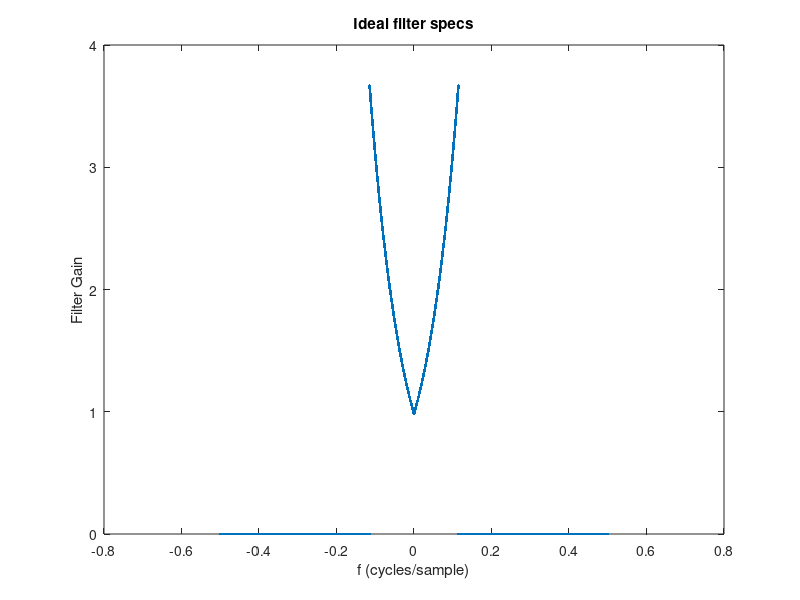
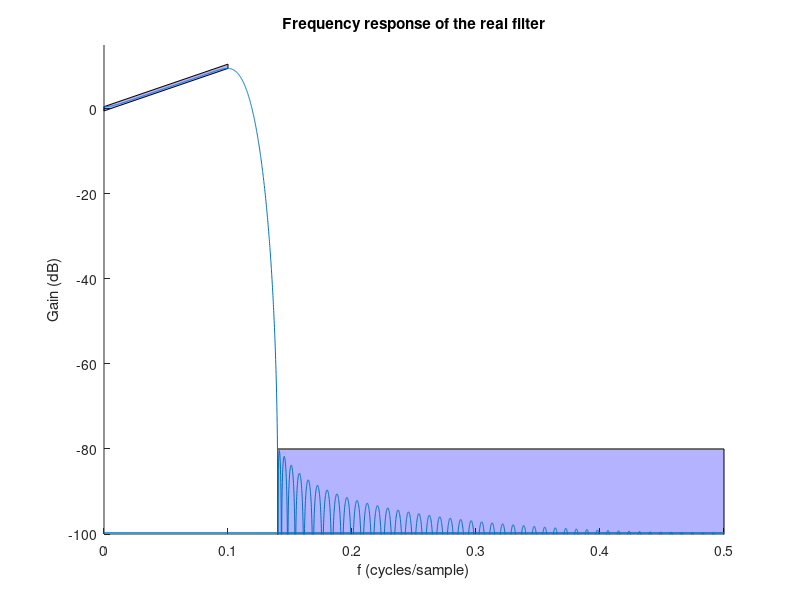

MATLAB code for these plots, in order:
% Author: Luis Badesa

%%
clear all
close all
clc

%% NOTES
% Delay of the filter: (M-1)/2 samples
% (where M is the NUMBER OF COEFFICIENTS, not the order of the filter)

% - For a high-pass filter, NEVER choose symmetric h(n) AND M even, 
%   because the gain at f=0.5 is always going to be 0.
%   (symmetric h(n) means a real Hr(f))
% - For a low-pass filter, NEVER choose anti-symmetric h(n) AND 
%   M odd, because the DC gain is always going to be 0. I THINK THAT
%   FOR M EVEN, IT WOULDN'T WORK EITHER.
%   (anti-symmetric h(n) means a purely imaginary Hr(f))

% Window method is only better than an equirpple desing in these 2 
% cases:
% - Fancy shapes in the passband like lines, parabollas, etc. 
%   (not possible to achieve using equiripple)
% - Very high order filters: Remez algorithm might not converge.

%%
% Parameters to change:
% 1) Window function shape: this is how we modify the gain of the 
%    rejection and pass bands. It also makes the transition band
%    wider.
%    ONCE IT BARELY MEETS THE SPECS, DON'T MODIFY THE PARAMETER OF
%    THE WINDOW FUNCTION AGAIN.
%    We can also try "chebwin" instead of "kaiser", it is similar 
%    to use.
% 2) M: modifies the width of the transition band.
% 3) Characterictics of Hr(w)

% #coefficients of the FIR filter:
% (order is M+1, higher order narrows the transition band)
M = 117; 

% Window function:
% (increasing the number of the Kaiser makes the ripple smaller)
% you can find more window functions in "help window"
my_window = kaiser(M,9.2)';
% (Chebyshev window, "chebwin", is also easy to use)

N = 8*1024; % Always a power of 2

Fs = 1; % Sampling Frequency

f = (0:N-1)/N;
f(N/2+1+1:end) = f(N/2+1+1:end)-1; % Place the negative frequencies
                                   % in the 2nd half of the array.
F = f*Fs;

% Desired specifications of the filter
Hr = (abs(F)<(0.1147)); % Low pass filter
Hr = Hr.*10.^(100*abs(F/Fs)/20);
Hr = Hr*.10^(0.17/20);

% For 2 band-pass, with gain:
% Hr1 = (abs(F)<(0.05*Fs))*10^(6/20);
% Hr2 = (abs(F)>12e3 & abs(F)<17e3)*10^(13/20); % Gain of 13dB
% Hr = Hr1 + Hr2;

% For a ramp in the pass-band:
% Hr = (abs(F)>8e3 & abs(F)<12e3);
% Hr = Hr.*10.^((abs(F)-8e3)*(13/(12e3-8e3))/20); % 13dB gain at 12e3Hz
%
% Hr = (abs(F)>8e3 & abs(F)<12e3);
% Hr = Hr.*10.^((12e3-abs(F))*(13/(12e3-8e3))/20); 

% For a parabolla in the pass-band:
% Hr = abs(F)<(0.1*48e3); % Low pass filter
% Hr = Hr.*10.^(500*(F/Fs).^2/20);

%%
figure(1)
plot(f,Hr,'.')
ylabel('Filter Gain')
xlabel('f (cycles/sample)')
title('Ideal filter specs')
%axis([0 0.5 -0.05 1.05])
%%
hr = ifft(Hr); % Impulse response of the ideal filter
% figure(2)
% stem(0:N-1,hr,'.')
% ylabel('h_{r}(n)')
% xlabel('n')
% title('Impulse response of the ideal filter')
%%
Hd = Hr.*exp(-j*2*pi*f*(M-1)/2); % Phase shift in the frequency domain,
                                 % so that the filter becomes causal.
hd = ifft(Hd);
% figure(3)
% stem(0:N-1,hd,'.')
% ylabel('h_{d}(n)')
% xlabel('n')
% title('Impulse response of the ideal, causal filter')
%%
% Now we approximate the impulse response of our filter, "h", by
% "hd*Wd":
h = hd(1:M).*my_window;
% figure(4)
% stem(0:M-1,h,'r.')
% ylabel('h(n)')
% xlabel('n')
% title('Impulse response of the real filter')

H = fft(h,N);
%%
figure(5)
% Plot polygons for the specs:
x = [0 0.1 0.1 0];
y = [-0.5 9.5 10.5 0.5];
patch(x,y,'blue','FaceAlpha',.3)
x = [0.14 0.14 0.5 0.5];
y = [-1e3 -80 -80 -1e3];
patch(x,y,'blue','FaceAlpha',.3)

% % For parabolla:
% freq = linspace(0,0.1,50);
% spec = 500*(freq).^2;
% patch([freq fliplr(freq)],[spec-0.2 fliplr(spec+0.2)],'flat')

hold on

plot(f,20*log10(abs(H)))
axis([0 0.5 -100 15])
ylabel('Gain (dB)')
xlabel('f (cycles/sample)')
title('Frequency response of the real filter')
%%
% figure(6)
% plot(f,angle(H))
% axis([0 0.5 -pi-0.1 pi+0.1])
% ylabel('Phase (rad)')
% xlabel('f (cycles/sample)')
% title('Phase response of the real filter')